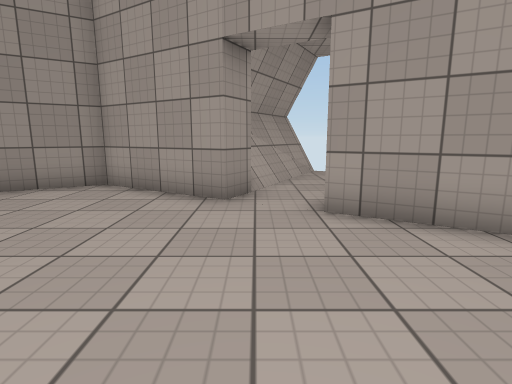
[1] (above)

14 first-person views from a walk through a scene from a Unity 3-D project. The camera is 1.2 m above the floor, tilts 10° down and sees 80° across. The floor is counted in squares, 1 m on a side. Each view is taken from the middle of a square. On the plan, view 1 faces up. The plan holds only what a view shows up to about 13 squares ahead; the rest is blank. Surface patterns are stand-ins for the level's own textures.

[2]
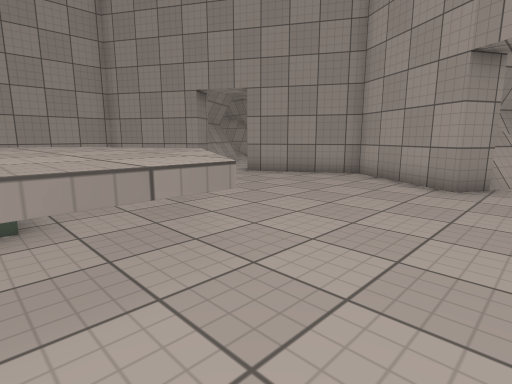

[3]
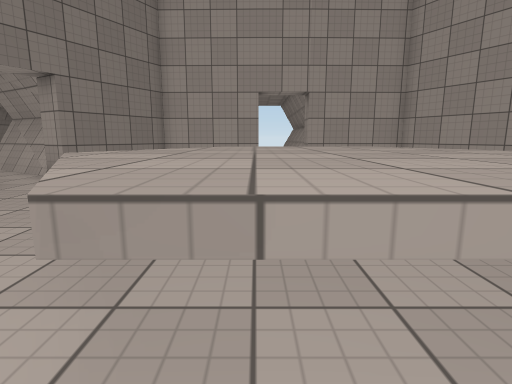

[4]
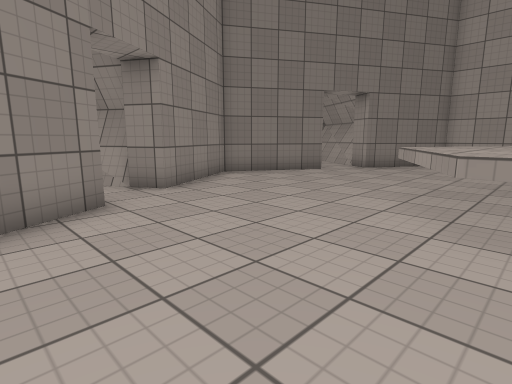

[5]
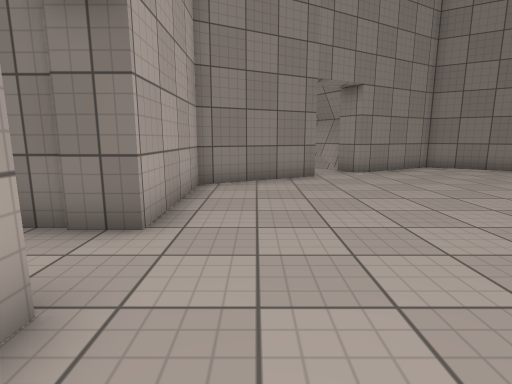

[6]
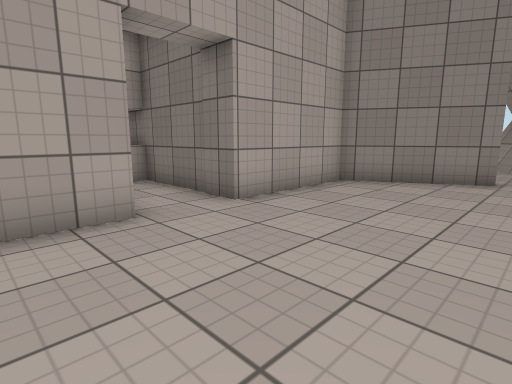

[7]
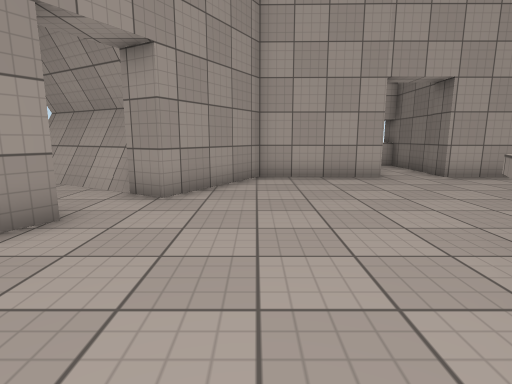

[8]
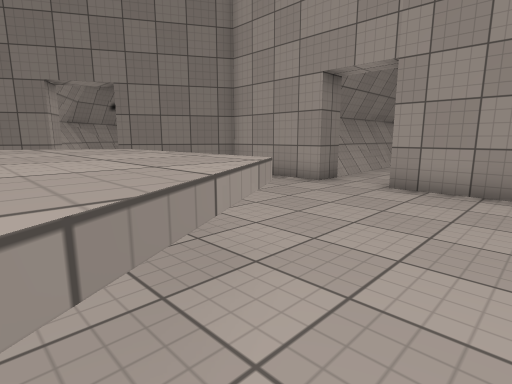

[9]
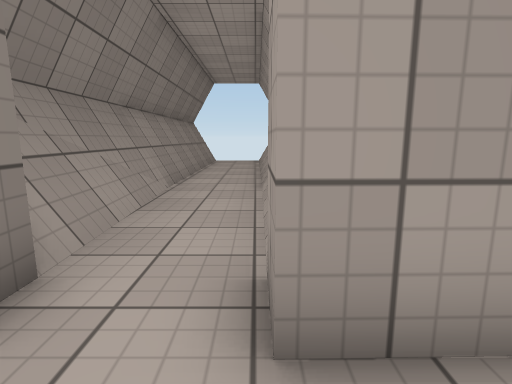

[10]
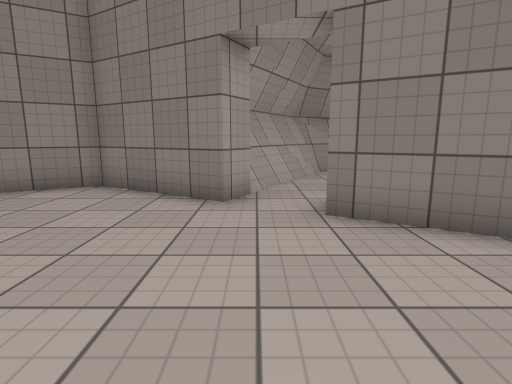

[11]
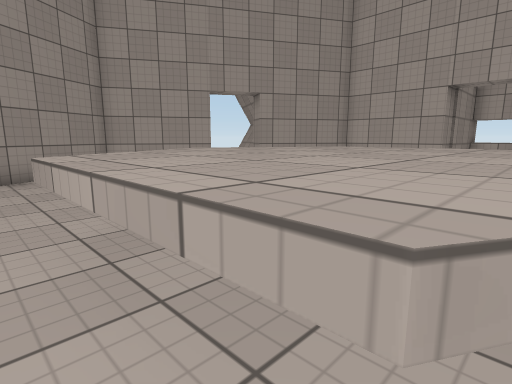

[12]
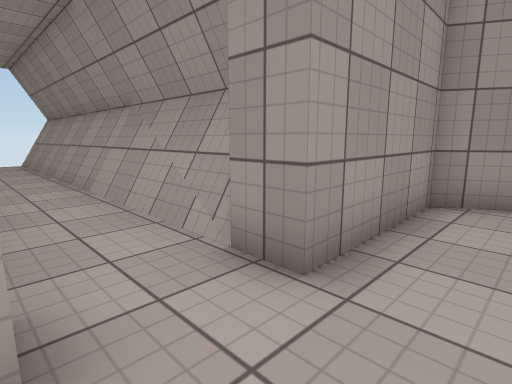

[13]
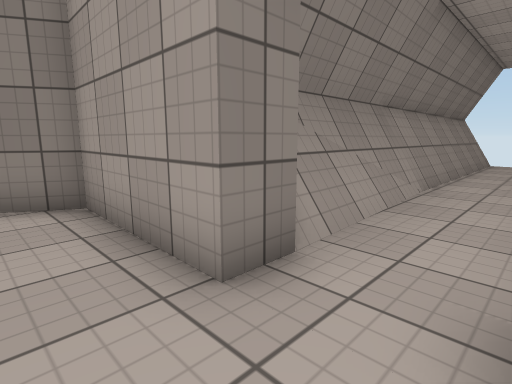

[14]
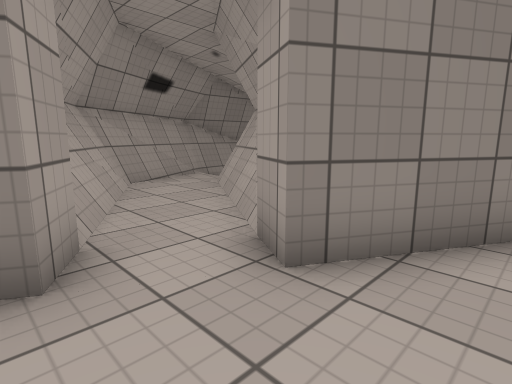

### Floor plan
Key: @ floor where view 1 was taken; # wall or solid block; . main floor; - floor 0.25 m lower than the main floor; = window, fence, low wall or low ledge; ^ raised ledge.
Columns run from 27 left of view 1 to 10 right of it. Each row starts with its distance up from view 1.
 11                             ##
 10                            ##.
  9                            #=. #
  8                       ###  #..##
  7                     ###.####..##
  6                  #  #.....#..##
  5                  #  .........##
  4                ###  .........###
  3               ##.   ...........##
  2               #.................#
  1               #......^^^^.......#
  0 ###############.....^^^^^^^@....#
 -1 ==============#.....^^^^^^^.....#####
 -2  ...................^^^^^^^.........=
 -3 ==============#... .^^^^^^^.....######
 -4 ###############..  .^^^^^^^.....#
 -5               #.. ...^^^^.......#
 -6               #.................#
 -7               ##...............##
 -8                ###...........###
 -9                 ##...........#
-10                 ##..#.....##.
-11                ##..####.####
-12                #=..#  ###
-13               ##..##
-14               #..=##
-15                -.##
-16                =##
-17               ###

Positions as (right, up) in squares from view 1, and headings:
1: (0, 0), facing up
2: (1, -2), facing up-left
3: (0, -3), facing left
4: (3, -3), facing down-left
5: (3, 1), facing down
6: (0, 1), facing down-right
7: (-5, 3), facing right
8: (-5, 2), facing down-left
9: (-11, -1), facing left
10: (-8, -4), facing down
11: (-8, -4), facing up-right
12: (-11, -3), facing up-left
13: (-11, -1), facing down-left
14: (-7, -7), facing down-left
